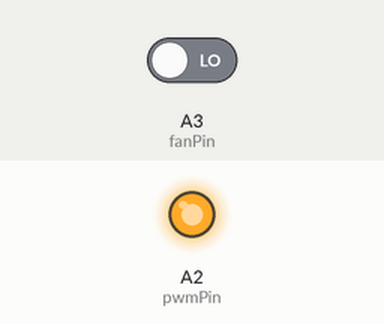
A sketch run on a simulated Arduino Nano 33 IoT. On the bench: output pins drawn as LEDs (lit = HIGH). Inputs (shaded band) come from the test bench; at power-on: A3 (fanPin) LOW. Nothing arrives over Bluetooth unless stated; a phone connects over Bluetooth LE 3 s after start; what the sketch prints to the serial monitor is not drawn.

Above: at 0.1 s.
Timing chart, 0 to 1.6 s (numbered marks = the images above):
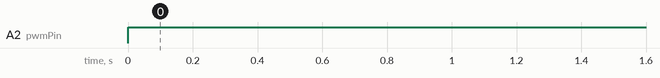

The sketch:

Arduino.ino
```cpp
#include <ArduinoBLE.h>

// 定義服務和特徵的 UUID
// 確保這些 UUID 完全匹配

BLEService fanService("19B10000-E8F2-537E-4F6C-D104768A1214");
BLEStringCharacteristic fanCharacteristic("19B10001-E8F2-537E-4F6C-D104768A1214", BLEWrite | BLERead, 20);
BLEStringCharacteristic notifyCharacteristic("19B10002-E8F2-537E-4F6C-D104768A1214", BLERead | BLENotify, 20);

bool isConnected = false;


const int fanPin = 17;   // 轉速偵測線連接的數位引腳
const int pwmPin = 16;    // PWM引腳

volatile int pulseCount = 0; // 計數變數
unsigned long lastTime = 0;   // 上一次計算時間
int pwm = 255;                // PWM值

void setup() {

  Serial.begin(9600);

  pinMode(pwmPin, OUTPUT);
  pinMode(fanPin, INPUT);
  attachInterrupt(digitalPinToInterrupt(fanPin), countPulse, RISING);

  while (!Serial);

  // 初始化 BLE
  if (!BLE.begin()) {
    Serial.println("BLE 初始化失敗!");
    while (1);
  }

  // 設置廣播名稱
  BLE.setLocalName("Fan Control");
  BLE.setAdvertisedService(fanService);

  // 添加特徵到服務
  fanService.addCharacteristic(fanCharacteristic);
  fanService.addCharacteristic(notifyCharacteristic);

  // 添加服務
  BLE.addService(fanService);

  // 設置特徵的回調函數
  fanCharacteristic.setEventHandler(BLEWritten, fanCharacteristicWritten);

  // 開始廣播
  BLE.advertise();
  Serial.println("BLE Fan Control 已啟動");
  Serial.println("等待連接...");
}

void loop() {
  BLE.poll();

  // 檢查是否有中央設備連接
  checkBLEConnection();

  pwmControl();

  // 每3秒發送一次 HelloWorld
  static unsigned long lastTime = 0;
  if (millis() - lastTime >= 3000) {  // 每3秒執行一次
    if (isConnected) {
      notifyCharacteristic.writeValue("HelloWorld");
      Serial.println("已發送: HelloWorld");  // 用於調試
    }
    lastTime = millis();
  }
}

void pwmControl(){
  pwm = constrain(pwm, 0, 255);
  analogWrite(pwmPin, pwm); // 設定PWM值

}

void checkBLEConnection(){
  BLEDevice central = BLE.central();
  if (central) {
    if(isConnected == false){
      Serial.print("已連接到設備: ");
      Serial.println(central.address());
    }
    isConnected = true;
  }
}

void fanCharacteristicWritten(BLEDevice central, BLECharacteristic characteristic) {
  // 獲取接收到的命令
  String command = fanCharacteristic.value();

  Serial.print("收到命令: ");
  Serial.println(command);

  // 處理命令
  if (command == "SpeedUp") {
    Serial.println("增加風速");
    pwm += 51;
    Serial.print("PWM = ");
    Serial.println(pwm);
  }
  else if (command == "SpeedDown") {
    Serial.println("降低風速");
    pwm -= 51;
    Serial.print("PWM = ");
    delay(20);
    Serial.println(pwm);
  }

}

void countPulse() {
    pulseCount++; // 每次脈衝加1
}
```

Measured:
- by itself, A2 (pwmPin): LOW → HIGH at 0.00 s
